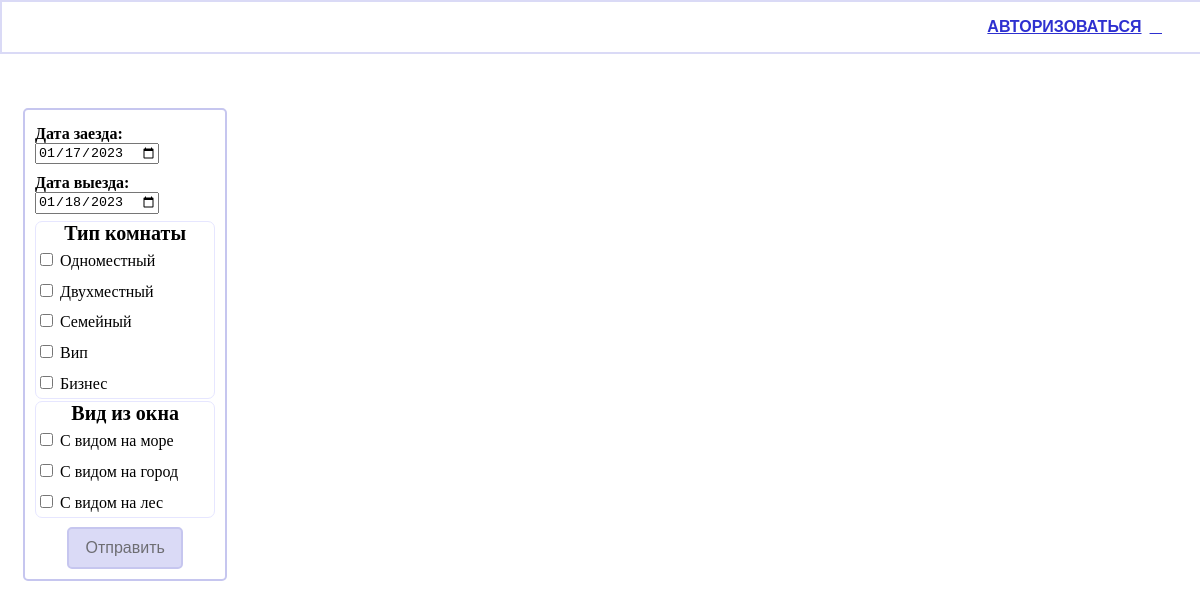
The page / on the database its author committed.
### tables this page shows
CREATE TABLE room_type(
    type_id INTEGER PRIMARY KEY AUTOINCREMENT,
    type_name VARCHAR(45) NOT NULL,
    price INTEGER NOT NULL
);

CREATE TABLE room_description(
    description_id INTEGER PRIMARY KEY AUTOINCREMENT,
    description VARCHAR(45) NOT NULL,
    detailed_description VARCHAR(90) NOT NULL
);

### controllers/index.py (the view, shortened to what this page needs)
@app.route('/', methods=['get', 'post'])
def index():
    conn = get_db_connection()
    df_type_room = get_type_room(conn)
    df_description_room = get_description_room(conn)
    df_service = get_service(conn)
    df_available_type = []
    df_client = get_client(conn)
    current_day = date.today()
    if request.values.get('find_room'):
        session['date_check_in'] = request.values.get('date_check_in')
        session['date_check_out'] = request.values.get('date_check_out')
        session['room_types'] = request.values.getlist('select_types')
        session['room_descriptions'] = request.values.getlist('select_descriptions')
        if session['room_types']:
            df_available_type = get_available_type(conn, session['date_check_in'], session['date_check_out'],
                                                   session['room_types'], session['room_descriptions'])
        service_list = []
    elif request.values.get('authorization'):
        session['client_id'] = int(request.values.get('select_client'))
        service_list = []
        date_check_in = session['date_check_in']
        date_check_out = session['date_check_out']
        min_date = session['min_date']
    elif request.values.get('exit'):
        session['client_id'] = ''
        service_list = []
    elif request.values.get('client'):
        session['client_id'] = request.values.get('client')
        service_list = []
    else:
        session['date_check_in'] = date.today()
        session['date_check_out'] = date.today() + relativedelta(days=1)
        session['min_date'] = date(get_year(str(session['date_check_in'])), get_month(str(session['date_check_in'])),
                        get_day(str(session['date_check_in']))) + relativedelta(days=1)
        session['room_types'] = []
        session['room_descriptions'] = []
        service_list = []
        session['type_id'] = ''
        session['description_id'] = ''
        session['client_id'] = ''
    html = render_template(
        'index.html',
        check_in=session['date_check_in'],
        check_out=session['date_check_out'],
        min_date=session['min_date'],
        current_day=current_day,
        df_type_room=df_type_room,
        df_description_room=df_description_room,
        df_service=df_service,
        df_available_type=df_available_type,
        df_client=df_client,
        room_type_list=session['room_types'],
        room_description_list= session['room_descriptions'],
        service_list=service_list,
        type_id=session['type_id'],
        description_id=session['description_id'],
        client_id= session['client_id'],
        len=len,
        str=str,
        int=int
    )
    return html

### models/index_model.py (called while the page is built)
def get_type_room(conn):
    return pd.read_sql('''
        SELECT
            type_id,
            type_name,
            (COUNT(room_id)) AS count_type
        FROM room
            INNER JOIN room_type USING (type_id)
        GROUP BY type_id
        -- ORDER BY type_name
    ''', conn)

def get_description_room(conn):
    return pd.read_sql('''
        SELECT
            description_id,
            description,
            detailed_description,
            (COUNT(room_id)) AS count_type
        FROM room
            INNER JOIN room_description USING (description_id)
        GROUP BY description_id
    ''', conn)

def get_service(conn):
    return pd.read_sql('''
        SELECT
            service_id,
            service_name,
            price
        FROM service
        GROUP BY service_id
    ''', conn)

def get_client(conn):
    return pd.read_sql('''
        SELECT
            client_id,
            client_name,
            passport,
            phone
        FROM client
    ''', conn)

### utils.py (called while the page is built)
def get_db_connection():
    return sqlite3.connect('hostel.sqlite')

def get_year(str_date):
    return int(str_date[:4])

def get_month(str_date):
    return int(str_date[5:7])

def get_day(str_date):
    return int(str_date[8:10])

### templates/index.html (shortened to what this page needs)
<!doctype html>
<html lang="ru">
<head>
    <link rel="stylesheet" href="/static/css/style.css">
    {% import "macros.html" as macros%}
</head>
<body>
    <div class="wrapper">
        <header id="header" class="header lock-padding">
            {{ macros.render_index_header(df_client, client_id, "select_client", len, int) }}
        </header>
        <div class="content">
            <div class="mainIndexContainer">
                <div class="settingsContainer">
                    <form action='' method="get">
                        <div class="calenderContainer">
                            <div class="calenderContent">
                                <b>Дата заезда:</b>
                                <label>
                                    <input id="date_check_in" class="calender" type="date" name="date_check_in" required
                                           value="{{ check_in }}" min="{{ current_day }}">
                                </label>
                            </div>
                            <div class="calenderContent">
                                <b>Дата выезда:</b>
                                <label>
                                    <input id="date_check_out" class="calender" type="date" name="date_check_out" required
                                           value="{{ check_out }}" min="{{ min_date }}">
                                </label>
                            </div>
                        </div>
                        <div class="checkboxContainer">
                            {{ macros.render_check_box(df_type_room, room_type_list, 'select_types', 'Тип комнаты', len, str) }}
                        </div>
                        <div class="checkboxContainer">
                            {{ macros.render_check_box(df_description_room, room_description_list, 'select_descriptions',
                            'Вид из окна', len, str) }}
                        </div>
                        <div class="buttonFindContainer">
                            <input type="submit" value="Отправить" name="find_room" class="buttonFind">
                        </div>
                    </form>
                </div>
                <div class="availableRoom">
                </div>
            </div>
        </div>
    </div>
</body>
</html>

### templates/macros.html (shortened to what this page needs)
{% macro render_check_box(combo_box, id_list, name_box, name, len, str) %}
    <div class="checkboxContent">
        <span class="nameCheckbox">{{ name }}</span>
        {% for i in range(len(combo_box)) %}
            <p class="checkboxLabel">
                <label>
                    <input type="checkbox" name="{{ name_box }}"
                            {% set id_box = combo_box.iloc[i, 0] %}
                           value={{ id_box }}
                    >
                    {{ combo_box.iloc[i, 1] }}
                </label>
            </p>
        {% endfor %}
    </div>
{% endmacro %}
{% macro render_index_header(combo_box, id_elem, name_box, len, int)%}
    <div class="headerContent">
        {% if id_elem != '' %}
            <ul class="topMenu">
                <li><a href="" class="downSubMenu">{{ combo_box.iloc[int(id_elem) - 1]["client_name"] }}</a>
                    <ul class="subMenu">
                        <li>
                            <form action="{{ url_for('client_booking') }}" method="get">
                                <input type="submit" value="Мои бронирования" class="buttonClient">
                                <label>
                                    <input hidden type="text" name="client" value="{{ int(id_elem) }}">
                                </label>
                            </form>
                        </li>
                        <li>
                            <form action="" method="get">
                                <input type="submit" name="exit" value="Выйти" class="buttonClient">
                            </form>
                        </li>
                    </ul>
                </li>
            </ul>
        {% else %}
            <ul class="topMenu">
                <li><a href="" class="downSubMenu">Авторизоваться</a>
                </li>
            </ul>
        {% endif %}
    </div>
{% endmacro %}

### static/css/style.css (style rules this page uses)
html, body { height: 100%; }
.header { position: fixed; width: 100%; top: 0; left: 0; margin: 0 0 50px 0; background-color: rgb(255, 255, 255, 90%); border: 2px solid #dadaf6; }
.headerContent { display: flex; flex-direction: row-reverse; margin: 0 10px; }
.topMenu { backface-visibility: hidden; background: rgba(255,255,255,.8); }
.topMenu > li { display: inline-block; position: relative; }
.topMenu > li > a { font-family: 'Exo 2', sans-serif; padding: 0 30px; font-weight: bold; color: #003559; text-transform: uppercase; }
.downSubMenu:after { content: "\f107"; margin-left: 8px; font-family: FontAwesome, serif; }
.topMenu li a { color: #2e30d0; }
.wrapper { overflow: hidden; min-height: 100%; }
.content { padding: 100px 0 0 0; }
.mainIndexContainer { padding: 0 15px; max-width: 1070px; display: flex; justify-content: center; }
.settingsContainer { border: 2px solid #c6c6ef; border-radius: 5px; padding: 10px; }
.calenderContainer { display: flex; flex-direction: column; }
.calenderContent { margin: 5px 0; }
.checkboxContainer { margin: 2px 0; }
.checkboxContent { border: 1px solid #e6e6ff; border-radius: 7px; display: flex; flex-direction: column; }
.nameCheckbox { display: flex; justify-content: center; font-size: 20px; font-weight: bolder; }
.checkboxLabel { margin: 3% 0; }
.buttonFindContainer { display: flex; justify-content: center; margin: 5% 0 0 0; }
.buttonFind { background-color: #dadaf6; border: 2px solid #c6c6ef; color: #6d6d72; border-radius: 5px; padding: 10px 16px; text-align: center; text-decoration: none; display: inline-block; font-size: 16px; }
.availableRoom { display: flex; flex-direction: row; flex-wrap: wrap; width: 100%; }

### rows shown on the page
room_type: type_name "Одноместный"
room_type: type_name "Двухместный"
room_type: type_name "Семейный"
room_type: type_name "Вип"
room_type: type_name "Бизнес"
room_description: description "С видом на море"
room_description: description "С видом на город"
room_description: description "С видом на лес"

### other values the page prints
{{ name }} "Тип комнаты Вид из окна"
